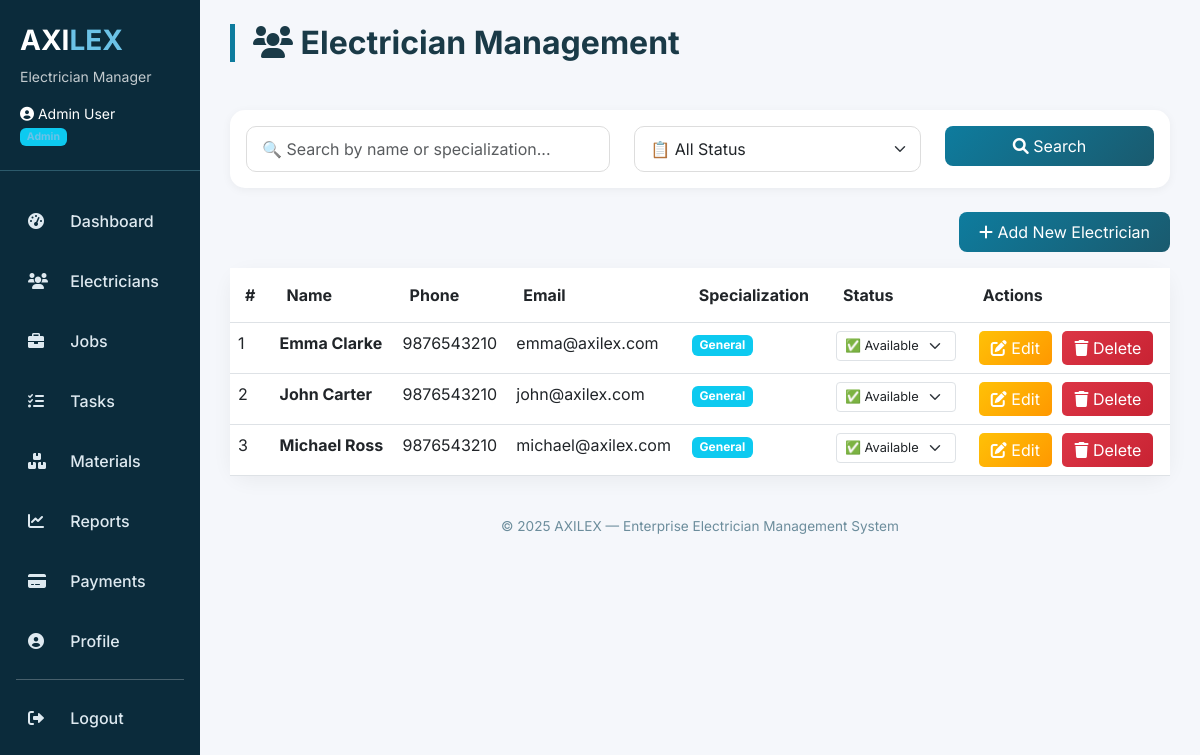
The app's page /electricians (signed in) with its own data.
### tables this page shows
CREATE TABLE electricians (
        id INTEGER PRIMARY KEY AUTOINCREMENT,
        name TEXT NOT NULL,
        phone TEXT,
        email TEXT,
        specialization TEXT,
        status TEXT DEFAULT 'Available',
        user_id INTEGER,
        created_at TIMESTAMP DEFAULT CURRENT_TIMESTAMP,
        FOREIGN KEY (user_id) REFERENCES users (id)
    );

### app.py (the view)
@app.route('/electricians')
@admin_required
def electricians():
    search = request.args.get('search', '')
    filter_status = request.args.get('status', '')
    conn = get_db()
    query = "SELECT * FROM electricians WHERE 1=1"
    params = []
    if search:
        query += " AND (name LIKE ? OR specialization LIKE ?)"
        params.extend([f'%{search}%', f'%{search}%'])
    if filter_status:
        query += " AND status = ?"
        params.append(filter_status)
    query += " ORDER BY name"
    electricians = conn.execute(query, params).fetchall()
    conn.close()
    return render_template('electricians.html', electricians=electricians, search=search, filter_status=filter_status)

### app.py (called while the page is built)
def admin_required(f):
    @wraps(f)
    def decorated_function(*args, **kwargs):
        if 'user_id' not in session:
            flash('Please login to access this page.', 'warning')
            return redirect(url_for('login'))
        if session.get('user_role') != 'Admin':
            flash('Access denied. Admin privileges required.', 'danger')
            return redirect(url_for('dashboard'))
        return f(*args, **kwargs)
    return decorated_function

def get_db():
    conn = sqlite3.connect('database.db')
    conn.row_factory = sqlite3.Row
    return conn

### frontend/templates/electricians.html (shortened to what this page needs)
{% extends "base.html" %}
{% block content %}
<div class="row mb-4">
    <div class="col-12">
        <h2 class="page-title"><i class="fas fa-users"></i> Electrician Management</h2>
    </div>
</div>
<div class="card mb-4" style="border-radius: 15px; border: none; box-shadow: 0 2px 10px rgba(0,0,0,0.05);">
    <div class="card-body">
        <div class="row">
            <div class="col-md-5">
                <input type="text" id="searchInput" class="form-control search-box"
                       placeholder="🔍 Search by name or specialization..." value="{{ search }}">
            </div>
            <div class="col-md-4">
                <select id="statusFilter" class="form-select filter-select">
                    <option value="">📋 All Status</option>
                </select>
            </div>
            <div class="col-md-3">
                <button class="btn btn-colorful w-100" onclick="applyFilters()">
                    <i class="fas fa-search"></i> Search
                </button>
            </div>
        </div>
    </div>
</div>
<div class="row mb-3">
    <div class="col-12 text-end">
        <button class="btn btn-colorful" data-bs-toggle="modal" data-bs-target="#addElectricianModal">
            <i class="fas fa-plus"></i> Add New Electrician
        </button>
    </div>
</div>
<div class="card" style="border-radius: 20px; border: none; box-shadow: 0 5px 20px rgba(0,0,0,0.05);">
    <div class="card-body p-0">
        <div class="table-responsive">
            <table class="table table-hover mb-0">
                <thead style="background: #f8f9fa;">
                    <tr>
                        <th style="padding: 15px;">#</th>
                        <th style="padding: 15px;">Name</th>
                        <th style="padding: 15px;">Phone</th>
                        <th style="padding: 15px;">Email</th>
                        <th style="padding: 15px;">Specialization</th>
                        <th style="padding: 15px;">Status</th>
                        <th style="padding: 15px;">Actions</th>
                    </tr>
                </thead>
                <tbody>
                    {% for electrician in electricians %}
                    <tr data-id="{{ electrician.id }}">
                        <td>{{ loop.index }}</td>
                        <td><strong>{{ electrician.name }}</strong></td>
                        <td>{{ electrician.phone or 'N/A' }}</td>
                        <td>{{ electrician.email or 'N/A' }}</td>
                        <td>
                            <span class="badge bg-info">{{ electrician.specialization or 'General' }}</span>
                        </td>
                        <td>
                            <select class="form-select form-select-sm status-select"
                                    onchange="updateStatus({{ electrician.id }}, this.value)"
                                    style="width: 120px; font-size: 0.8rem;">
                                <option value="Available" {% if electrician.status == 'Available' %}selected{% endif %}>✅ Available</option>
                            </select>
                        </td>
                        <td>
                            <button class="btn-edit" onclick="editElectrician({{ electrician.id }})">
                                <i class="fas fa-edit"></i> Edit
                            </button>
                            <button class="btn-delete" onclick="deleteElectrician({{ electrician.id }})">
                                <i class="fas fa-trash"></i> Delete
                            </button>
                        </td>
                    </tr>
                    {% endfor %}
                </tbody>
            </table>
        </div>
    </div>
</div>
{% endblock %}

### frontend/templates/base.html (style rules this page uses)
* { font-family: 'Inter', sans-serif; }
body { background: #f5f7fb; }
.page-title { font-weight: 700; color: #1a3a47; margin-bottom: 24px; border-left: 5px solid #0e7c9e; padding-left: 18px; }

### frontend/templates/electricians.html (style rules this page uses)
.btn-colorful { background: linear-gradient(135deg, #0e7c9e, #1a5a6e); color: white; border: none; padding: 8px 20px; border-radius: 8px; transition: transform 0.2s; }
.btn-edit { background: linear-gradient(135deg, #ffc107, #ff9800); color: white; border: none; padding: 5px 12px; border-radius: 5px; margin: 0 3px; }
.btn-delete { background: linear-gradient(135deg, #dc3545, #c82333); color: white; border: none; padding: 5px 12px; border-radius: 5px; margin: 0 3px; }
.search-box { border-radius: 10px; border: 1px solid #ddd; padding: 10px 15px; }
.filter-select { border-radius: 10px; border: 1px solid #ddd; padding: 10px 15px; }

### records on screen
electricians: name "Emma Clarke", phone "9876543210", email "emma@axilex.com", specialization "General", status+id "✅ Available"
electricians: name "John Carter", phone "9876543210", email "john@axilex.com", specialization "General", status+id "✅ Available"
electricians: name "Michael Ross", phone "9876543210", email "michael@axilex.com", specialization "General", status+id "✅ Available"

### other values on screen
{{ session.user_name }} "Admin User"
{{ session.user_role }} "Admin"
